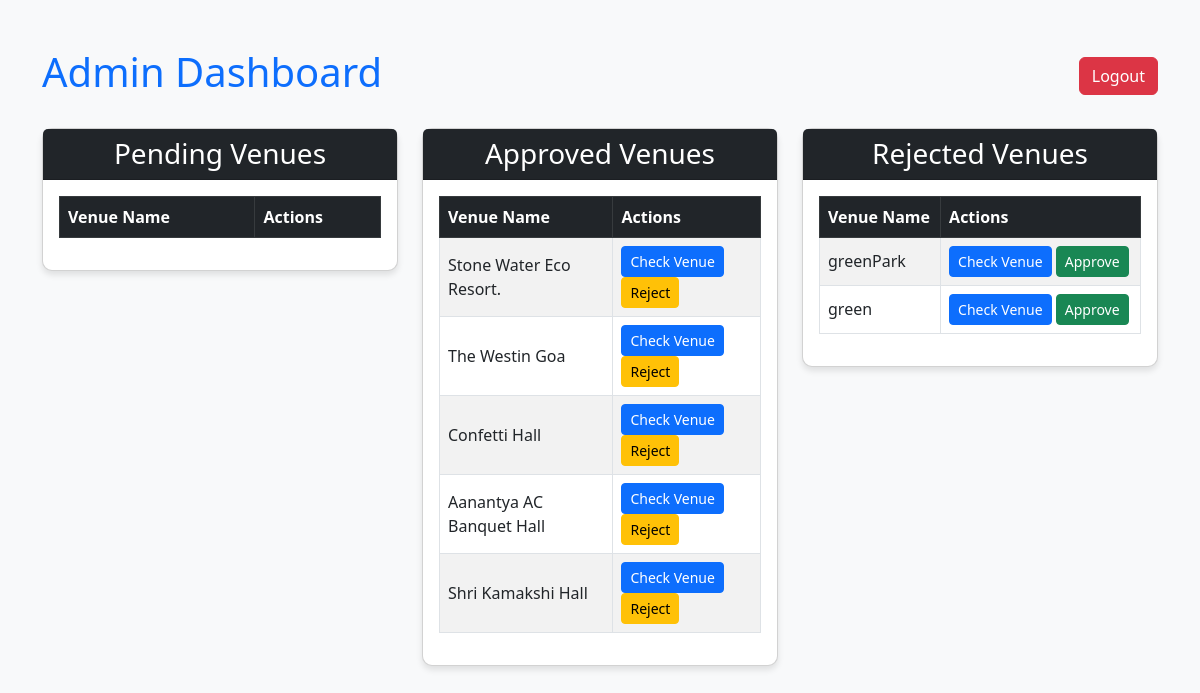
Screenshot of /admin/index.php (signed in) with the database file from the repository.
### tables this page shows
CREATE TABLE `venues` (
  `id` int(11) NOT NULL,
  `owner_id` int(11) NOT NULL,
  `name` varchar(255) NOT NULL,
  `location` varchar(255) NOT NULL,
  `capacity` int(11) NOT NULL,
  `price_per_day` decimal(10,2) NOT NULL,
  `description` text DEFAULT NULL,
  `thumbnail` varchar(255) DEFAULT NULL,
  `manager_name` varchar(255) DEFAULT NULL,
  `manager_email` varchar(255) DEFAULT NULL,
  `manager_phone` varchar(20) DEFAULT NULL,
  `status` enum('pending','approved','rejected') DEFAULT 'pending',
  `created_at` timestamp NOT NULL DEFAULT current_timestamp(),
  `venue_used_for` varchar(255) NOT NULL
);

### admin/index.php (the view, shortened to what this page needs)
<?php
include("../database/databaseConnection.php");
$query_pending = "SELECT id, name FROM venues WHERE status = 'pending'";
$query_approved = "SELECT id, name FROM venues WHERE status = 'approved'";
$query_rejected = "SELECT id, name FROM venues WHERE status = 'rejected'";
$result_pending = $conn->query($query_pending);
$result_approved = $conn->query($query_approved);
$result_rejected = $conn->query($query_rejected);
?>
<!DOCTYPE html>
<html lang="en">
<head>
    <link href="https://cdn.jsdelivr.net/npm/bootstrap@5.3.0/dist/css/bootstrap.min.css" rel="stylesheet">
</head>
<body>
    <div class="container mt-5">
        <div class="d-flex justify-content-between align-items-center mb-4">
            <h1 class="text-primary">Admin Dashboard</h1>
            <a href="./auth/logout.php" class="btn btn-danger">Logout</a>
        </div>
        <div class="row">
            <?php
            $sections = ['Pending' => $result_pending, 'Approved' => $result_approved, 'Rejected' => $result_rejected];
            $actions = ['Pending' => ['approve' => 'success', 'reject' => 'danger'], 'Approved' => ['reject' => 'warning'], 'Rejected' => ['approve' => 'success']];
            foreach ($sections as $status => $result) { ?>
                <div class="col-md-4">
                    <div class="card mb-4">
                        <div class="card-header bg-dark text-white">
                            <h3 class="mb-0 text-center"><?php echo $status; ?> Venues</h3>
                        </div>
                        <div class="card-body">
                            <table class="table table-bordered table-striped">
                                <thead class="table-dark">
                                    <tr>
                                        <th>Venue Name</th>
                                        <th>Actions</th>
                                    </tr>
                                </thead>
                                <tbody>
                                    <?php while ($venue = $result->fetch_assoc()) { ?>
                                        <tr>
                                            <td><?php echo htmlspecialchars($venue['name']); ?></td>
                                            <td>
                                                <a class="btn btn-primary btn-sm" href="../pages/venue/venueDetails.php?venueId=<?php echo $venue['id']; ?>">Check Venue</a>
                                                <?php foreach ($actions[$status] as $action => $color) { ?>
                                                    <form method="POST" class="d-inline">
                                                        <button class="btn btn-<?php echo $color; ?> btn-sm" type="submit" name="action" value="<?php echo $action; ?>">
                                                            <?php echo ucfirst($action); ?>
                                                        </button>
                                                    </form>
                                                <?php } ?>
                                            </td>
                                        </tr>
                                    <?php } ?>
                                </tbody>
                            </table>
                        </div>
                    </div>
                </div>
            <?php } ?>
        </div>
    </div>
</body>
</html>

### admin/index.php (style rules this page uses)
body { background-color: #f8f9fa; }
.card { border-radius: 10px; box-shadow: 0px 4px 6px rgba(0, 0, 0, 0.1); }
.table th, .table td { vertical-align: middle; }

### rows the page displays
venues: name "Stone Water Eco Resort.", action "Reject"
venues: name "The Westin Goa", action "Reject"
venues: name "Confetti Hall", action "Reject"
venues: name "Aanantya AC Banquet Hall", action "Reject"
venues: name "Shri Kamakshi Hall", action "Reject"
venues: name "greenPark", action "Approve"
venues: name "green", action "Approve"

### other values shown
$status "Pending"
$status "Approved"
$status "Rejected"
